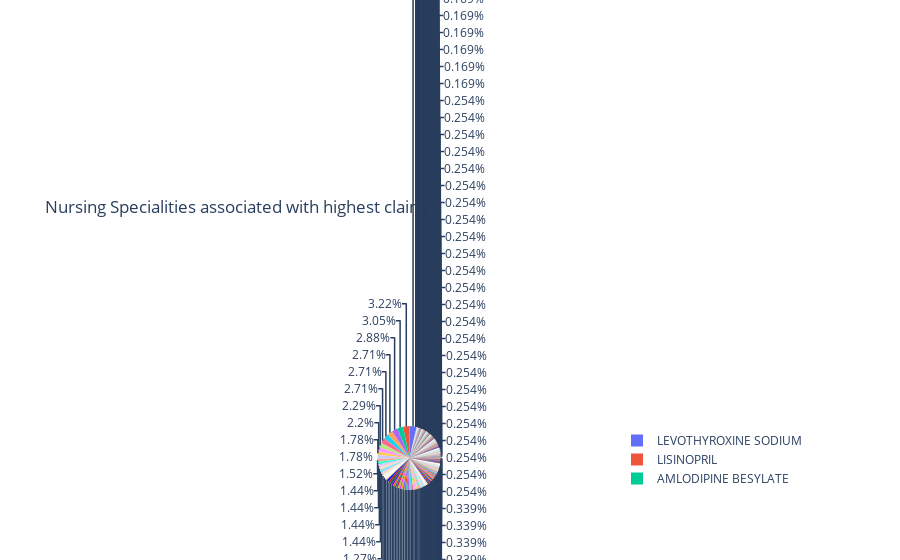

Notebook code cell kept with this figure:
### Code cell
import plotly.express as px
fig = px.pie(Diff_Claims_2014, values='total_claim_count_millions', names='drug_name',
title='Nursing Specialities associated with highest claims')
fig.show()

### Figure 1 — Plotly figure (JSON) as saved in the notebook; plotly's stock layout.template omitted (floating-point values rounded to 4 significant figures; data arrays with more than 128 entries replaced by an {"elided": "..."} marker saying what was removed)
{"data": [{"domain": {"x": [0, 1], "y": [0, 1]}, "hovertemplate": "drug_name=%{label}<br>total_claim_count_millions=%{value}<extra></extra>", "labels": {"elided": "1539 str values"}, "legendgroup": "", "name": "", "showlegend": true, "type": "pie", "values": {"elided": "1539 int values"}}], "layout": {"legend": {"tracegroupgap": 0}, "title": {"text": "Nursing Specialities associated with highest claims"}}}
